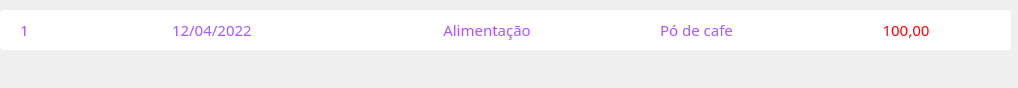
<?xml version="1.0" encoding="UTF-8"?>
<ui version="4.0">
 <class>Form</class>
 <widget class="QWidget" name="Form">
  <property name="geometry">
   <rect>
    <x>0</x>
    <y>0</y>
    <width>1018</width>
    <height>88</height>
   </rect>
  </property>
  <property name="windowTitle">
   <string>Form</string>
  </property>
  <widget class="QFrame" name="pequenoHistoricoEntrada">
   <property name="geometry">
    <rect>
     <x>0</x>
     <y>10</y>
     <width>1011</width>
     <height>40</height>
    </rect>
   </property>
   <property name="minimumSize">
    <size>
     <width>0</width>
     <height>40</height>
    </size>
   </property>
   <property name="styleSheet">
    <string notr="true">background-color: rgb(255, 255, 255);
border-radius:4px;</string>
   </property>
   <property name="frameShape">
    <enum>QFrame::StyledPanel</enum>
   </property>
   <property name="frameShadow">
    <enum>QFrame::Raised</enum>
   </property>
   <layout class="QHBoxLayout" name="horizontalLayout_126">
    <property name="spacing">
     <number>0</number>
    </property>
    <property name="leftMargin">
     <number>20</number>
    </property>
    <property name="topMargin">
     <number>0</number>
    </property>
    <property name="rightMargin">
     <number>0</number>
    </property>
    <property name="bottomMargin">
     <number>0</number>
    </property>
    <item>
     <widget class="QFrame" name="frame_196">
      <property name="maximumSize">
       <size>
        <width>152</width>
        <height>16777215</height>
       </size>
      </property>
      <property name="styleSheet">
       <string notr="true"/>
      </property>
      <property name="frameShape">
       <enum>QFrame::StyledPanel</enum>
      </property>
      <property name="frameShadow">
       <enum>QFrame::Raised</enum>
      </property>
      <layout class="QVBoxLayout" name="verticalLayout_167">
       <property name="spacing">
        <number>0</number>
       </property>
       <property name="leftMargin">
        <number>0</number>
       </property>
       <property name="topMargin">
        <number>0</number>
       </property>
       <property name="rightMargin">
        <number>0</number>
       </property>
       <property name="bottomMargin">
        <number>0</number>
       </property>
       <item>
        <widget class="QLabel" name="codigo">
         <property name="maximumSize">
          <size>
           <width>150</width>
           <height>16777215</height>
          </size>
         </property>
         <property name="font">
          <font>
           <family>Segoe UI Semibold</family>
           <pointsize>11</pointsize>
          </font>
         </property>
         <property name="styleSheet">
          <string notr="true">color: rgb(170, 85, 255);</string>
         </property>
         <property name="text">
          <string>1</string>
         </property>
         <property name="alignment">
          <set>Qt::AlignLeading|Qt::AlignLeft|Qt::AlignVCenter</set>
         </property>
        </widget>
       </item>
      </layout>
     </widget>
    </item>
    <item>
     <widget class="QFrame" name="frame_197">
      <property name="styleSheet">
       <string notr="true"/>
      </property>
      <property name="frameShape">
       <enum>QFrame::StyledPanel</enum>
      </property>
      <property name="frameShadow">
       <enum>QFrame::Raised</enum>
      </property>
      <layout class="QVBoxLayout" name="verticalLayout_169">
       <property name="spacing">
        <number>0</number>
       </property>
       <property name="leftMargin">
        <number>0</number>
       </property>
       <property name="topMargin">
        <number>0</number>
       </property>
       <property name="rightMargin">
        <number>0</number>
       </property>
       <property name="bottomMargin">
        <number>0</number>
       </property>
       <item>
        <widget class="QLabel" name="data">
         <property name="maximumSize">
          <size>
           <width>16777215</width>
           <height>38</height>
          </size>
         </property>
         <property name="font">
          <font>
           <family>Segoe UI Semibold</family>
           <pointsize>11</pointsize>
          </font>
         </property>
         <property name="styleSheet">
          <string notr="true">color: rgb(170, 85, 255);</string>
         </property>
         <property name="text">
          <string>12/04/2022</string>
         </property>
         <property name="alignment">
          <set>Qt::AlignLeading|Qt::AlignLeft|Qt::AlignVCenter</set>
         </property>
        </widget>
       </item>
      </layout>
     </widget>
    </item>
    <item>
     <widget class="QFrame" name="frame_198">
      <property name="styleSheet">
       <string notr="true"/>
      </property>
      <property name="frameShape">
       <enum>QFrame::StyledPanel</enum>
      </property>
      <property name="frameShadow">
       <enum>QFrame::Raised</enum>
      </property>
      <layout class="QVBoxLayout" name="verticalLayout_170">
       <property name="spacing">
        <number>0</number>
       </property>
       <property name="leftMargin">
        <number>0</number>
       </property>
       <property name="topMargin">
        <number>0</number>
       </property>
       <property name="rightMargin">
        <number>0</number>
       </property>
       <property name="bottomMargin">
        <number>0</number>
       </property>
       <item>
        <widget class="QLabel" name="categoria">
         <property name="font">
          <font>
           <family>Segoe UI Semibold</family>
           <pointsize>11</pointsize>
          </font>
         </property>
         <property name="styleSheet">
          <string notr="true">color: rgb(170, 85, 255);</string>
         </property>
         <property name="text">
          <string>Alimentação</string>
         </property>
         <property name="alignment">
          <set>Qt::AlignCenter</set>
         </property>
        </widget>
       </item>
      </layout>
     </widget>
    </item>
    <item>
     <widget class="QFrame" name="frame_250">
      <property name="styleSheet">
       <string notr="true"/>
      </property>
      <property name="frameShape">
       <enum>QFrame::StyledPanel</enum>
      </property>
      <property name="frameShadow">
       <enum>QFrame::Raised</enum>
      </property>
      <layout class="QHBoxLayout" name="horizontalLayout_127">
       <property name="spacing">
        <number>0</number>
       </property>
       <property name="leftMargin">
        <number>0</number>
       </property>
       <property name="topMargin">
        <number>0</number>
       </property>
       <property name="rightMargin">
        <number>0</number>
       </property>
       <property name="bottomMargin">
        <number>0</number>
       </property>
       <item>
        <widget class="QFrame" name="frame_251">
         <property name="styleSheet">
          <string notr="true"/>
         </property>
         <property name="frameShape">
          <enum>QFrame::StyledPanel</enum>
         </property>
         <property name="frameShadow">
          <enum>QFrame::Raised</enum>
         </property>
         <layout class="QHBoxLayout" name="horizontalLayout_128">
          <property name="leftMargin">
           <number>0</number>
          </property>
          <property name="topMargin">
           <number>0</number>
          </property>
          <property name="rightMargin">
           <number>0</number>
          </property>
          <property name="bottomMargin">
           <number>0</number>
          </property>
          <item>
           <widget class="QLabel" name="complemento">
            <property name="font">
             <font>
              <family>Segoe UI Semibold</family>
              <pointsize>11</pointsize>
             </font>
            </property>
            <property name="styleSheet">
             <string notr="true">color: rgb(170, 85, 255);</string>
            </property>
            <property name="text">
             <string>Pó de cafe</string>
            </property>
            <property name="alignment">
             <set>Qt::AlignCenter</set>
            </property>
           </widget>
          </item>
         </layout>
        </widget>
       </item>
      </layout>
     </widget>
    </item>
    <item>
     <widget class="QFrame" name="frame_199">
      <property name="styleSheet">
       <string notr="true"/>
      </property>
      <property name="frameShape">
       <enum>QFrame::StyledPanel</enum>
      </property>
      <property name="frameShadow">
       <enum>QFrame::Raised</enum>
      </property>
      <layout class="QVBoxLayout" name="verticalLayout_171">
       <property name="leftMargin">
        <number>0</number>
       </property>
       <property name="topMargin">
        <number>0</number>
       </property>
       <property name="rightMargin">
        <number>0</number>
       </property>
       <property name="bottomMargin">
        <number>0</number>
       </property>
       <item>
        <widget class="QLabel" name="valor">
         <property name="font">
          <font>
           <family>Segoe UI Semibold</family>
           <pointsize>11</pointsize>
          </font>
         </property>
         <property name="styleSheet">
          <string notr="true">color: rgb(255, 0, 0)</string>
         </property>
         <property name="text">
          <string>100,00</string>
         </property>
         <property name="alignment">
          <set>Qt::AlignCenter</set>
         </property>
        </widget>
       </item>
      </layout>
     </widget>
    </item>
   </layout>
  </widget>
 </widget>
 <resources/>
 <connections/>
</ui>
